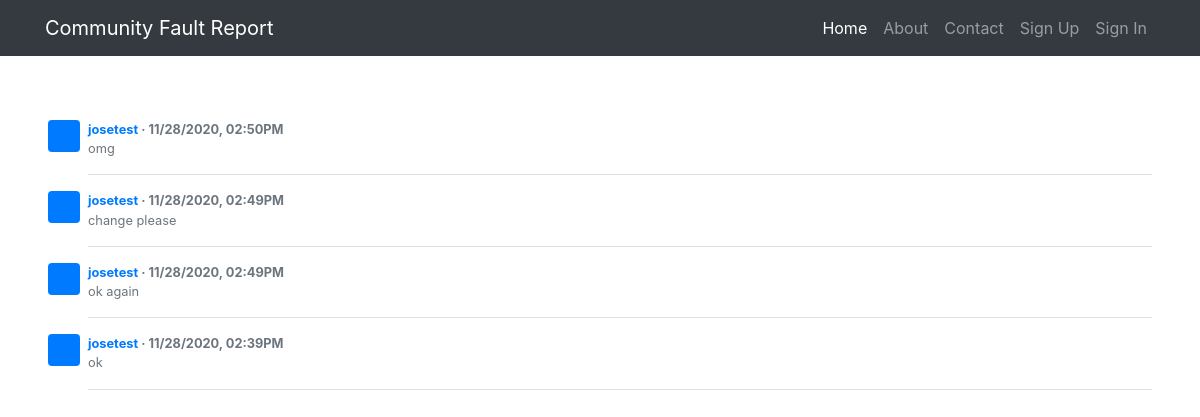
The app's page /allReports with its own data.
### app.py (models this page shows, shortened)
class Report(db.Model):
    id = db.Column(db.Integer, primary_key=True)
    fault_type = db.Column(db.String(10), nullable=False)
    content = db.Column(db.String(200), nullable=False)
    username = db.Column(db.String(15), nullable=False)
    email = db.Column(db.String(100), nullable=False)
    date_created = db.Column(db.DateTime, nullable=False, default=datetime.utcnow())
    vouches = db.Column(db.Integer, default=0) # our upvote system

### app.py (the view)
@app.route('/allReports')
def allReports():
        reports = Report.query.order_by(Report.date_created).all()
        reports = reversed(reports)
        return render_template("allReports.html", reports=reports)

### templates/allReports.html (shortened to what this page needs)
{% extends 'base.html' %}
{% block body %}
    <div class="paddings">
          {% for report in reports %}
          <div class="media text-muted pt-3">
            <svg class="bd-placeholder-img mr-2 rounded" width="32" height="32" xmlns="http://www.w3.org/2000/svg" preserveAspectRatio="xMidYMid slice" focusable="false" role="img" aria-label="Placeholder: 32x32"><title>Placeholder</title><rect fill="#007bff" width="100%" height="100%"/><text fill="#007bff" dy=".3em" x="50%" y="50%">32x32</text></svg>
            <p class="media-body pb-3 mb-0 small lh-125 border-bottom border-gray">
              <strong class="d-block text-gray-dark"><a href="">{{ report.username }}</a> · {{ report.date_created.strftime("%m/%d/%Y, %I:%M%p") }}</strong>
               {{ report.content }}</p>
            </div>
          {% endfor %}
    </div>
{% endblock %}

### records on screen
Report: username "josetest", date_created "11/28/2020, 02:50PM", content "omg"
Report: username "josetest", date_created "11/28/2020, 02:49PM", content "change please"
Report: username "josetest", date_created "11/28/2020, 02:49PM", content "ok again"
Report: username "josetest", date_created "11/28/2020, 02:39PM", content "ok"
